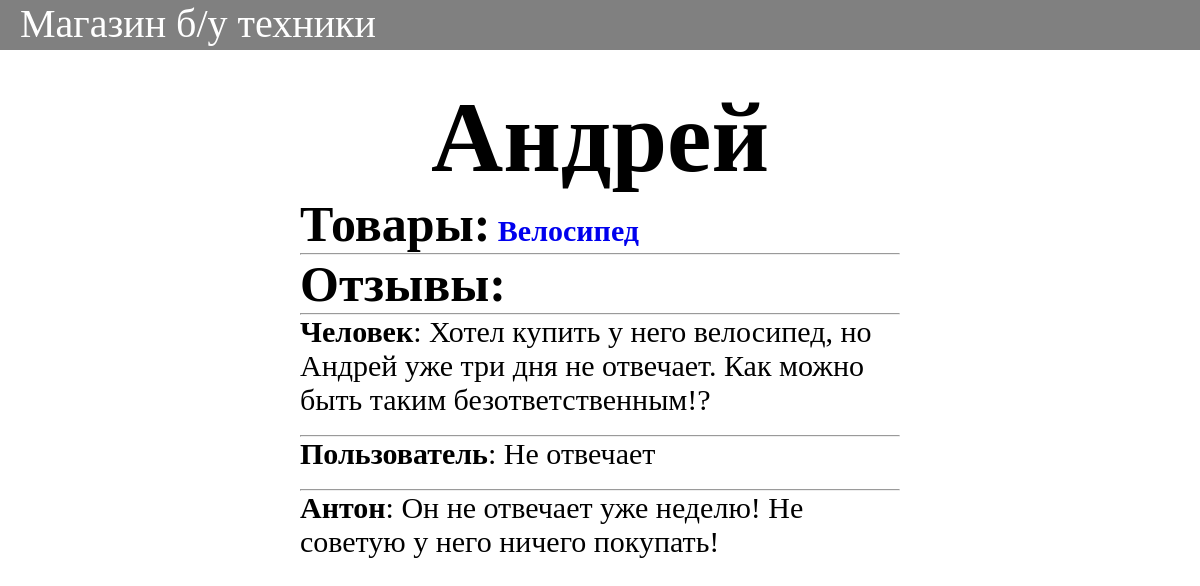
Page /sellers/1/ on the committed database.
### sellers/models.py (models this page shows, shortened)
class Seller(models.Model):
    name = models.CharField(max_length=20)

class Comment(models.Model):
    name = models.CharField(max_length=20)
    text = models.TextField(max_length=300)
    seller = models.ForeignKey(
        to='sellers.Seller',
        related_name='comments',
        on_delete=models.CASCADE,
    )

### merchandises/models.py (models this page shows, shortened)
class Merchandise(models.Model):
    image = models.CharField(max_length=500)
    price = models.IntegerField()
    text = models.TextField(max_length=700)
    title = models.CharField(max_length=40)
    seller = models.ForeignKey(
        to='sellers.Seller',
        related_name='merchandises',
        on_delete=models.CASCADE,
    )

### sellers/views.py (the view)
# urls.py: path('sellers/<int:seller_id>/', views.show_seller_detail),
def show_seller_detail(request, seller_id):
    seller = Seller.objects.get(id=seller_id)
    result = render_to_string('seller.html',{
        'seller': seller,
        'comments': seller.comments.all(),
        'merchandises': seller.merchandises.all(),
    })
    return HttpResponse(result)

### templates/seller.html (shortened to what this page needs)
<!DOCTYPE html>
<html lang="en">
<head>
</head>
<body>
<div id="shapka"><a href="/" id="c">Магазин б/у техники</a></div>
    <div class="conteiner">
        <p id="a"><b>{{ seller.name }}</b></p>
        <p><b class="b">Товары:</b>
            {% for merchandise in merchandises %}
                <a href="/merchandises/{{ merchandise.id }}"><b>{{ merchandise.title }}</b></a>
            {% endfor %}
        </p><hr>
        <p class="b"><b>Отзывы:</b></p>
        {% for comment in comments %}
            <hr><p><b>{{ comment.name }}</b>: {{ comment.text }}</p><br>
        {% endfor %}
    </div>
</body>
</html>

### templates/seller.html (style rules this page uses)
* { margin: 0; padding: 0; }
#shapka { width: 100%; height: 50px; background-color: grey; color: white; font-size: 40px; padding-left: 20px; }
.conteiner { width: 50%; box-sizing: border-box; margin-left: 25%; margin-top: 30px; }
#a { text-align: center; font-size: 100px; }
p { font-size: 30px; }
.b { font-size: 50px; }
a { text-decoration: none; }
#c { color: white; text-decoration: none; }

### rows in the picture
Seller: name "Андрей"
Merchandise: title "Велосипед"
Comment: name "Человек", text "Хотел купить у него велосипед, но Андрей уже три дня не отвечает. Как можно быть таким безответственным!?"
Comment: name "Пользователь", text "Не отвечает"
Comment: name "Антон", text "Он не отвечает уже неделю! Не советую у него ничего покупать!"
